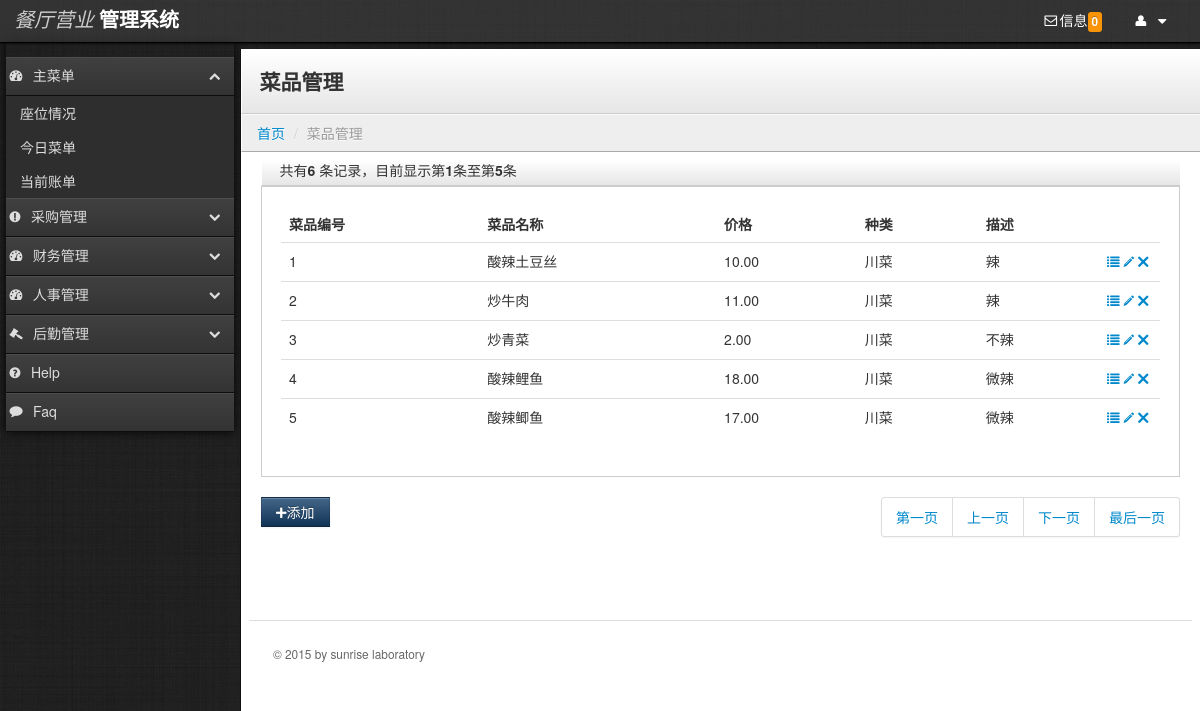
Before: /newRes/foodinfo.php with the older database file.
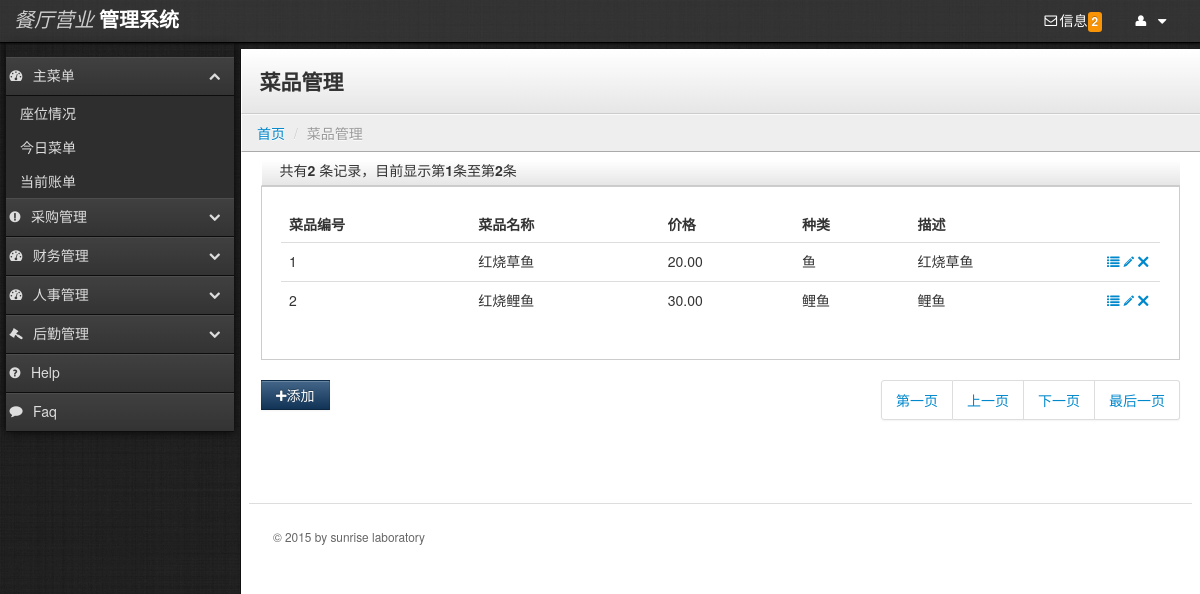
After: the same page with the newer database file.
### tables this page shows
CREATE TABLE `food` (
  `foodID` bigint(20) NOT NULL,
  `foodName` varchar(50) NOT NULL,
  `price` float(20,2) NOT NULL,
  `foodType` varchar(50) NOT NULL,
  `description` varchar(200) default NULL,
  `imageLocation` varchar(200) default NULL,
  PRIMARY KEY  (`foodID`)
);

### newRes/foodinfo.php (the view, shortened to what the changed rows need)
<?php include('boot.php');?>
<?php require_once('conn/conn.php');
if($_GET["id"]!="")
{
  $id=$_GET["id"];
  $deleteSQL1="delete from foodingredients where foodID=$id";
  mysql_query($deleteSQL1,$conn) or die(mysql_error());
  $selectsql="select * from food where foodID=$id";
  $select=mysql_query($selectsql,$conn) or die(mysql_error());
  $array=mysql_fetch_array($select);
  if($array)
  {
    unlink($array[imageLocation]);
  }
  $deleteSQL="delete from food where foodID='".$id."'";
  $sql=mysql_query($deleteSQL,$conn) or die(mysql_error());
  $deleteSQL2="delete from menu where foodID=$id";
  mysql_query($deleteSQL2,$conn) or die(mysql_error());
  echo "<script>window.location.href='foodinfo.php';</script>";
}
else
{
  $currentPage = "foodinfo.php";
  $maxRows = 5;
  $pageNum = 0;
  $startRow = $pageNum * $maxRows;
  $query = "select * from food";
  $query_limit = sprintf("%s limit %d, %d", $query, $startRow, $maxRows);
  $sql = mysql_query($query_limit, $conn) or die(mysql_error());
  $row = mysql_fetch_assoc($sql);
  if (isset($_GET['totalRows'])) {
    $totalRows_rs1 = $_GET['totalRows'];
  } else {
    $all = mysql_query($query);
    $totalRows = mysql_num_rows($all);
  }
  $totalPages = ceil($totalRows/$maxRows)-1;
}
?>
    <div class="content">
        <div class="header">
            <h1 class="page-title">菜品管理</h1>
        </div>
        <div class="container-fluid">
            <div class="row-fluid">
<div class="header">
  <label>共有<strong><?php echo $totalRows ?></strong> 条记录，目前显示第<strong><?php echo ($startRow + 1) ?></strong>条至第<strong><?php echo min($startRow + $maxRows, $totalRows) ?></strong>条
    </label>
</div>
<div class="well">
    <table class="table">
      <thead>
        <tr>
          <th>菜品编号</th>
          <th>菜品名称</th>
          <th>价格</th>
          <th>种类</th>
          <th>描述</th>
          <th style="width: 45px;"></th>
        </tr>
      </thead>
      <tbody>
       <?php
        do {
      ?>
          <?php if ($totalRows > 0) {  ?>
        <tr>
          <td><?php echo $row['foodID'];?></td>
          <td><?php echo $row['foodName'];?></td>
          <td><?php echo $row['price'];?></td>
          <td><?php echo $row['foodType'];?></td>
          <td><?php echo mb_strlen($row['description'])>25?mb_substr($row['description'],0,25,"utf-8")."...":$row['description'];?></td>
          <td>
              <a href="show_foodinfo.php?id=<?php echo $row['foodID'];?>"><i class="icon-list"></i></a>
              <a href="modify_foodinfo.php?id=<?php echo $row['foodID'];?>"><i class="icon-pencil"></i></a>
              <a href="#myModal" role="button" data-toggle="modal"><i id="<?php echo $row['foodID'];?>" onClick="PassID(this)" class="icon-remove"></i></a>
          </td>
        </tr>
       <?php }  ?>
<?php } while ($row = mysql_fetch_assoc($sql)); ?>
      </tbody>
    </table>
</div>
        <li><a href="<?php printf("%s?pageNum=%d", $currentPage, 0); ?>">第一页</a></li>
        <li><a href="<?php printf("%s?pageNum=%d", $currentPage, max(0, $pageNum - 1)); ?>">上一页</a></li>
        <li><a href="<?php printf("%s?pageNum=%d", $currentPage, min($totalPages, $pageNum + 1)); ?>">下一页</a></li>
        <li><a href="<?php printf("%s?pageNum=%d", $currentPage, $totalPages); ?>">最后一页</a></li>
            </div>
        </div>
    </div>
  </body>
</html>

### newRes/boot.php (shortened to what the changed rows need)
<?php
include_once('conn/conn.php');
$selectDealTFNum=mysql_query("select count(*) as count from bill where dealTF  is null; ",$conn);
$arrayDealTFNum=mysql_fetch_array($selectDealTFNum);
?>
<!DOCTYPE html>
<html lang="en">
  <head>
    <link rel="stylesheet" type="text/css" href="lib/bootstrap/css/bootstrap.css">
    <link rel="stylesheet" type="text/css" href="stylesheets/theme.css">
    <link rel="stylesheet" href="lib/font-awesome/css/font-awesome.css">
  </head>
  <body class="">
    <div class="navbar">
        <div class="navbar-inner">
                <ul class="nav pull-right">
                    <li><a href="bill.php" title="您有账单待处理！" role="button"><i class="icon-envelope"></i>信息</span><span id ="remindNum"class="label label-warning"><?php echo $arrayDealTFNum['count'];?></span></a></i>
                </ul>
        </div>
    </div>

Changed rows visible on the page:
removed food: foodID "3", foodName "炒青菜", price "2.00", foodType "川菜", description "不辣"
removed food: foodID "4", foodName "酸辣鲤鱼", price "18.00", foodType "川菜", description "微辣"
removed food: foodID "5", foodName "酸辣鲫鱼", price "17.00", foodType "川菜", description "微辣"
changed food id 1: foodName "酸辣土豆丝" → "红烧草鱼"; price "10.00" → "20.00"; foodType "川菜" → "鱼"; description "辣" → "红烧草鱼"
changed food id 2: foodName "炒牛肉" → "红烧鲤鱼"; price "11.00" → "30.00"; foodType "川菜" → "鲤鱼"; description "辣" → "鲤鱼"
Other visible differences:
$arrayDealTFNum['count']: "0" → "2"
$totalRows: "6" → "2"
min($startRow + $maxRows, $totalRows): "5" → "2"
